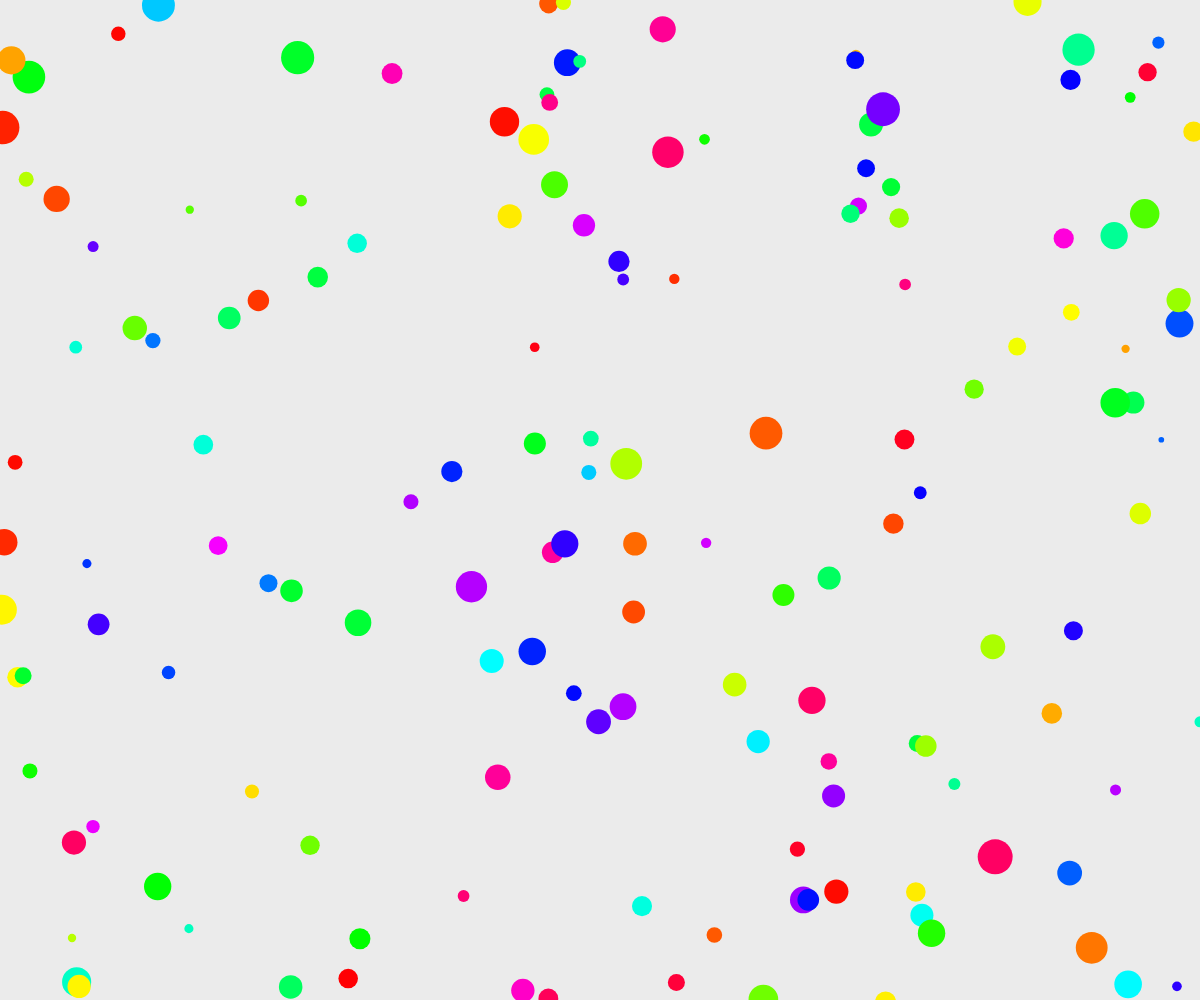
Frame 1 (no input)
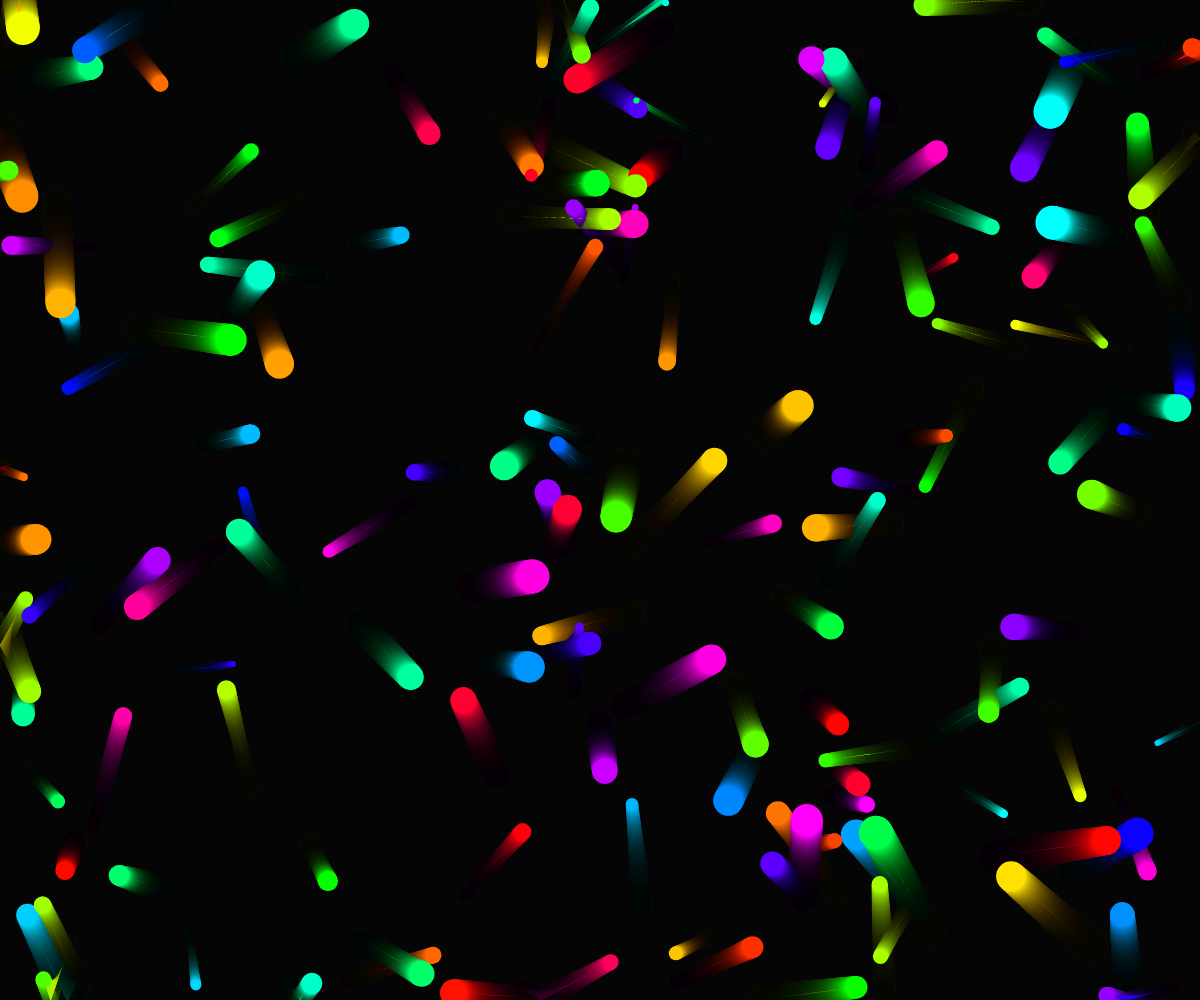
Frame 60 (no input)
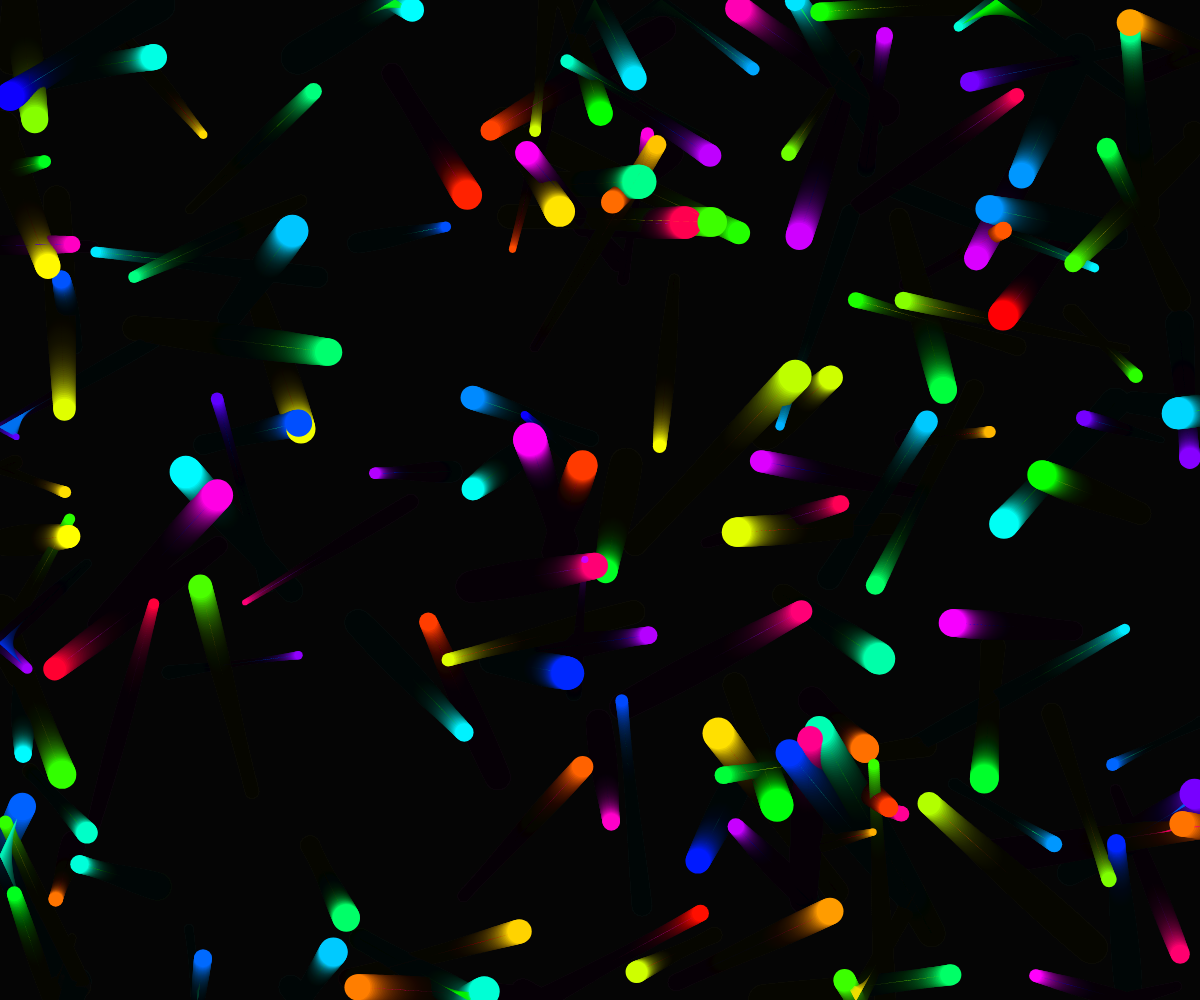
Frame 120 (the mouse pressed at the canvas centre since frame 60)

The p5.js sketch that drew these frames (run headless with seeded random() and noise() and a simulated clock; from frame 60 on, the mouse is pressed at the canvas centre):

// p5.js sketch
// ── sketch.js
let particles = [];
const particleCount = 150;
const trailLength = 30;

function setup() {
  createCanvas(windowWidth, windowHeight);
  colorMode(HSB, 255);
  noStroke();

  // Initialize particles with random positions, velocities, and colors
  for (let i = 0; i < particleCount; i++) {
    particles.push({
      pos: createVector(random(width), random(height)),
      vel: p5.Vector.random2D().mult(random(0.5, 2)),
      size: random(10, 30),
      hue: random(255),
      trail: []
    });
  }
}

function draw() {
  // Semi-transparent background to create fading effect
  background(0, 0, 0, 20);

  for (let i = 0; i < particles.length; i++) {
    let p = particles[i];

    // Update position and add to trail
    p.pos.add(p.vel);
    p.trail.push(createVector(p.pos.x, p.pos.y));

    // Limit trail length
    if (p.trail.length > trailLength) {
      p.trail.shift();
    }

    // Bounce off edges
    if (p.pos.x < 0 || p.pos.x > width) p.vel.x *= -1;
    if (p.pos.y < 0 || p.pos.y > height) p.vel.y *= -1;

    // Draw trail
    beginShape();
    for (let j = 0; j < p.trail.length; j++) {
      let alpha = map(j, 0, p.trail.length, 0, 150);
      let size = map(j, 0, p.trail.length, 0, p.size);
      fill(p.hue, 255, 255, alpha);
      noStroke();
      vertex(p.trail[j].x, p.trail[j].y);
    }
    endShape();

    // Draw main particle with pulsing size and shifting hue
    let pulse = sin(frameCount * 0.03 + i) * 5;
    fill((p.hue + frameCount * 0.3) % 255, 255, 255);
    ellipse(p.pos.x, p.pos.y, p.size + pulse);
  }
}

function windowResized() {
  resizeCanvas(windowWidth, windowHeight);
}
